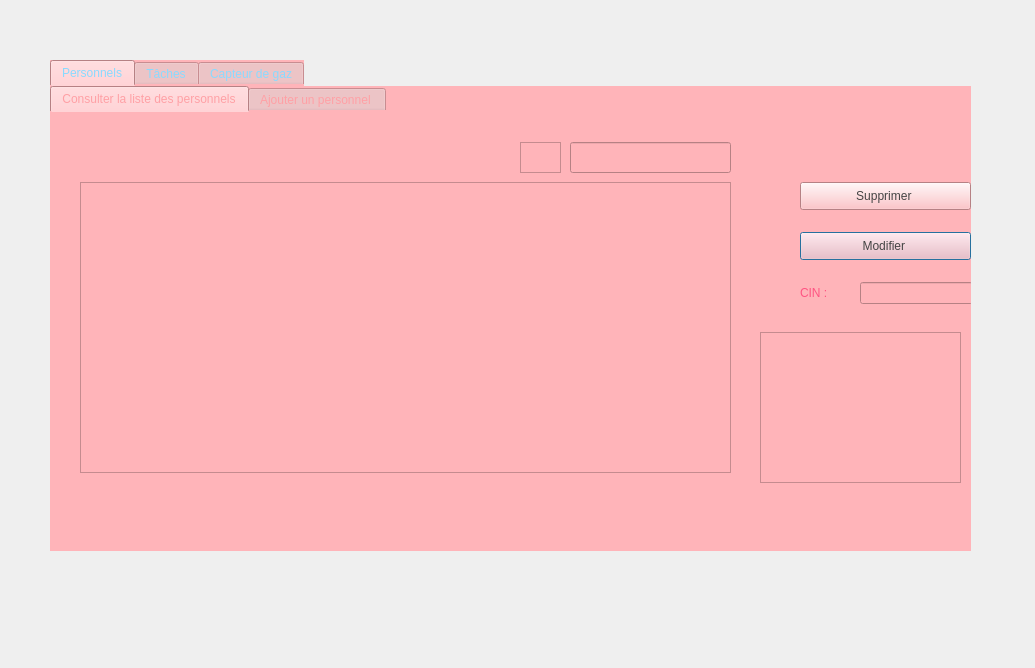
<?xml version="1.0" encoding="UTF-8"?>
<ui version="4.0">
 <class>Dialog</class>
 <widget class="QDialog" name="Dialog">
  <property name="geometry">
   <rect>
    <x>0</x>
    <y>0</y>
    <width>1035</width>
    <height>668</height>
   </rect>
  </property>
  <property name="windowTitle">
   <string>Dialog</string>
  </property>
  <widget class="QTabWidget" name="tabWidget">
   <property name="geometry">
    <rect>
     <x>50</x>
     <y>60</y>
     <width>921</width>
     <height>491</height>
    </rect>
   </property>
   <property name="styleSheet">
    <string notr="true">gridline-color: rgb(115, 248, 255);
color: rgb(137, 218, 255);
background-image: url(:/ressources/drew coffman-unsplash.jpg);
font: 75 10pt &quot;Trebuchet MS&quot;;

border-bottom-color: rgb(132, 235, 235);
background-color: rgb(255, 180, 185);</string>
   </property>
   <property name="currentIndex">
    <number>0</number>
   </property>
   <widget class="QWidget" name="tab">
    <attribute name="title">
     <string>Personnels</string>
    </attribute>
    <widget class="QTabWidget" name="tabWidget_2">
     <property name="geometry">
      <rect>
       <x>0</x>
       <y>0</y>
       <width>931</width>
       <height>521</height>
      </rect>
     </property>
     <property name="styleSheet">
      <string notr="true">color: rgb(255, 160, 165);
</string>
     </property>
     <property name="currentIndex">
      <number>0</number>
     </property>
     <widget class="QWidget" name="tab_3">
      <attribute name="title">
       <string>Consulter la liste des personnels</string>
      </attribute>
      <widget class="QGraphicsView" name="graphicsView">
       <property name="geometry">
        <rect>
         <x>710</x>
         <y>220</y>
         <width>201</width>
         <height>151</height>
        </rect>
       </property>
       <property name="styleSheet">
        <string notr="true">border-image: url(:/ressources/empl.jpg);</string>
       </property>
      </widget>
      <widget class="QPushButton" name="modifierperso">
       <property name="geometry">
        <rect>
         <x>750</x>
         <y>120</y>
         <width>171</width>
         <height>28</height>
        </rect>
       </property>
       <property name="styleSheet">
        <string notr="true">font: 9pt &quot;Snap ITC&quot;;

color: rgb(68, 68, 68);</string>
       </property>
       <property name="text">
        <string>Modifier </string>
       </property>
      </widget>
      <widget class="QPushButton" name="supprimerperso">
       <property name="geometry">
        <rect>
         <x>750</x>
         <y>70</y>
         <width>171</width>
         <height>28</height>
        </rect>
       </property>
       <property name="styleSheet">
        <string notr="true">font: 9pt &quot;Snap ITC&quot;;

color: rgb(68, 68, 68);</string>
       </property>
       <property name="text">
        <string>Supprimer </string>
       </property>
      </widget>
      <widget class="QGraphicsView" name="graphicsView_5">
       <property name="geometry">
        <rect>
         <x>470</x>
         <y>30</y>
         <width>41</width>
         <height>31</height>
        </rect>
       </property>
       <property name="styleSheet">
        <string notr="true">border-image: url(:/ressources/business_management_discovery_search_focus_research-512.png);</string>
       </property>
      </widget>
      <widget class="QLabel" name="label_suppcin">
       <property name="geometry">
        <rect>
         <x>750</x>
         <y>170</y>
         <width>51</width>
         <height>21</height>
        </rect>
       </property>
       <property name="styleSheet">
        <string notr="true">color : rgb(255, 84, 130);
font: 9pt &quot;Snap ITC&quot;;
</string>
       </property>
       <property name="text">
        <string>CIN :</string>
       </property>
      </widget>
      <widget class="QLineEdit" name="lineEdit_supp">
       <property name="geometry">
        <rect>
         <x>810</x>
         <y>170</y>
         <width>113</width>
         <height>22</height>
        </rect>
       </property>
       <property name="styleSheet">
        <string notr="true">color: rgb(74, 74, 74);
font: 9pt &quot;Snap ITC&quot;;</string>
       </property>
       <property name="maxLength">
        <number>8</number>
       </property>
      </widget>
      <widget class="QTableView" name="tablePerso">
       <property name="geometry">
        <rect>
         <x>30</x>
         <y>70</y>
         <width>651</width>
         <height>291</height>
        </rect>
       </property>
       <property name="styleSheet">
        <string notr="true">font: 9pt &quot;Snap ITC&quot;;

color: rgb(68, 68, 68);</string>
       </property>
       <property name="sortingEnabled">
        <bool>true</bool>
       </property>
      </widget>
      <widget class="QLineEdit" name="rechercher">
       <property name="geometry">
        <rect>
         <x>520</x>
         <y>30</y>
         <width>161</width>
         <height>31</height>
        </rect>
       </property>
       <property name="styleSheet">
        <string notr="true">font: 9pt &quot;Snap ITC&quot;;

color: rgb(68, 68, 68);</string>
       </property>
      </widget>
     </widget>
     <widget class="QWidget" name="tab_4">
      <attribute name="title">
       <string>Ajouter un personnel </string>
      </attribute>
      <widget class="QLabel" name="label_Cin">
       <property name="geometry">
        <rect>
         <x>60</x>
         <y>60</y>
         <width>55</width>
         <height>16</height>
        </rect>
       </property>
       <property name="styleSheet">
        <string notr="true">font: 9pt &quot;Snap ITC&quot;;
color: rgb(68, 68, 68);

</string>
       </property>
       <property name="text">
        <string>CIN :</string>
       </property>
      </widget>
      <widget class="QLabel" name="label_nom">
       <property name="geometry">
        <rect>
         <x>60</x>
         <y>100</y>
         <width>55</width>
         <height>21</height>
        </rect>
       </property>
       <property name="styleSheet">
        <string notr="true">font: 9pt &quot;Snap ITC&quot;;
color: rgb(68, 68, 68);
</string>
       </property>
       <property name="text">
        <string>Nom :</string>
       </property>
      </widget>
      <widget class="QLabel" name="label_prenomp">
       <property name="geometry">
        <rect>
         <x>60</x>
         <y>140</y>
         <width>81</width>
         <height>21</height>
        </rect>
       </property>
       <property name="styleSheet">
        <string notr="true">font: 9pt &quot;Snap ITC&quot;;
color: rgb(68, 68, 68);
</string>
       </property>
       <property name="text">
        <string>Prenom :</string>
       </property>
      </widget>
      <widget class="QLabel" name="label_datenp">
       <property name="geometry">
        <rect>
         <x>60</x>
         <y>180</y>
         <width>171</width>
         <height>21</height>
        </rect>
       </property>
       <property name="styleSheet">
        <string notr="true">font: 9pt &quot;Snap ITC&quot;;
color: rgb(68, 68, 68);
</string>
       </property>
       <property name="text">
        <string>Date_de_naissance :</string>
       </property>
      </widget>
      <widget class="QLabel" name="label_tel">
       <property name="geometry">
        <rect>
         <x>60</x>
         <y>230</y>
         <width>51</width>
         <height>16</height>
        </rect>
       </property>
       <property name="styleSheet">
        <string notr="true">font: 9pt &quot;Snap ITC&quot;;
color: rgb(68, 68, 68);
</string>
       </property>
       <property name="text">
        <string>Tel :</string>
       </property>
      </widget>
      <widget class="QLabel" name="label_mail">
       <property name="geometry">
        <rect>
         <x>60</x>
         <y>270</y>
         <width>61</width>
         <height>21</height>
        </rect>
       </property>
       <property name="styleSheet">
        <string notr="true">font: 9pt &quot;Snap ITC&quot;;
color: rgb(68, 68, 68);
</string>
       </property>
       <property name="text">
        <string>Mail :</string>
       </property>
      </widget>
      <widget class="QLabel" name="label_nbmar">
       <property name="geometry">
        <rect>
         <x>60</x>
         <y>310</y>
         <width>141</width>
         <height>21</height>
        </rect>
       </property>
       <property name="styleSheet">
        <string notr="true">font: 9pt &quot;Snap ITC&quot;;
color: rgb(68, 68, 68);
</string>
       </property>
       <property name="text">
        <string>Nb_Mar_Org :</string>
       </property>
      </widget>
      <widget class="QLineEdit" name="lineEdit_prenomp">
       <property name="geometry">
        <rect>
         <x>240</x>
         <y>140</y>
         <width>113</width>
         <height>22</height>
        </rect>
       </property>
       <property name="styleSheet">
        <string notr="true">
font: 8pt &quot;Snap ITC&quot;;

color: rgb(56, 181, 200);</string>
       </property>
      </widget>
      <widget class="QLineEdit" name="lineEdit_datenp">
       <property name="geometry">
        <rect>
         <x>240</x>
         <y>180</y>
         <width>113</width>
         <height>22</height>
        </rect>
       </property>
       <property name="styleSheet">
        <string notr="true">
font: 8pt &quot;Snap ITC&quot;;

color: rgb(56, 181, 200);</string>
       </property>
      </widget>
      <widget class="QLineEdit" name="lineEdit_nomp">
       <property name="geometry">
        <rect>
         <x>240</x>
         <y>100</y>
         <width>113</width>
         <height>22</height>
        </rect>
       </property>
       <property name="styleSheet">
        <string notr="true">
font: 8pt &quot;Snap ITC&quot;;

color: rgb(56, 181, 200);</string>
       </property>
      </widget>
      <widget class="QLineEdit" name="lineEdit_Cin">
       <property name="geometry">
        <rect>
         <x>240</x>
         <y>60</y>
         <width>113</width>
         <height>22</height>
        </rect>
       </property>
       <property name="styleSheet">
        <string notr="true">
font: 8pt &quot;Snap ITC&quot;;

color: rgb(56, 181, 200);

</string>
       </property>
       <property name="maxLength">
        <number>8</number>
       </property>
      </widget>
      <widget class="QLineEdit" name="lineEdit_tel">
       <property name="geometry">
        <rect>
         <x>240</x>
         <y>230</y>
         <width>113</width>
         <height>22</height>
        </rect>
       </property>
       <property name="styleSheet">
        <string notr="true">
font: 8pt &quot;Snap ITC&quot;;

color: rgb(56, 181, 200);</string>
       </property>
       <property name="maxLength">
        <number>8</number>
       </property>
      </widget>
      <widget class="QLineEdit" name="lineEdit_mail">
       <property name="geometry">
        <rect>
         <x>240</x>
         <y>270</y>
         <width>113</width>
         <height>22</height>
        </rect>
       </property>
       <property name="styleSheet">
        <string notr="true">
font: 8pt &quot;Snap ITC&quot;;

color: rgb(56, 181, 200);</string>
       </property>
      </widget>
      <widget class="QLineEdit" name="lineEdit_nbmar">
       <property name="geometry">
        <rect>
         <x>240</x>
         <y>310</y>
         <width>113</width>
         <height>22</height>
        </rect>
       </property>
       <property name="styleSheet">
        <string notr="true">
font: 8pt &quot;Snap ITC&quot;;

color: rgb(56, 181, 200);</string>
       </property>
      </widget>
      <widget class="QPushButton" name="ajouterperso">
       <property name="geometry">
        <rect>
         <x>440</x>
         <y>170</y>
         <width>171</width>
         <height>41</height>
        </rect>
       </property>
       <property name="styleSheet">
        <string notr="true">font: 9pt &quot;Snap ITC&quot;;

color: rgb(68, 68, 68);</string>
       </property>
       <property name="text">
        <string>Confirmer</string>
       </property>
      </widget>
     </widget>
    </widget>
   </widget>
   <widget class="QWidget" name="tab_2">
    <attribute name="title">
     <string>Tâches</string>
    </attribute>
    <widget class="QTabWidget" name="tabWidget_3">
     <property name="geometry">
      <rect>
       <x>0</x>
       <y>0</y>
       <width>931</width>
       <height>521</height>
      </rect>
     </property>
     <property name="styleSheet">
      <string notr="true">color: rgb(255, 160, 165);</string>
     </property>
     <property name="currentIndex">
      <number>0</number>
     </property>
     <widget class="QWidget" name="tab_5">
      <attribute name="title">
       <string>Consulter la liste des tâches </string>
      </attribute>
      <widget class="QPushButton" name="modifierTache">
       <property name="geometry">
        <rect>
         <x>710</x>
         <y>180</y>
         <width>161</width>
         <height>28</height>
        </rect>
       </property>
       <property name="styleSheet">
        <string notr="true">font: 9pt &quot;Snap ITC&quot;;

color: rgb(68, 68, 68);</string>
       </property>
       <property name="text">
        <string>Modifier</string>
       </property>
      </widget>
      <widget class="QPushButton" name="pushButton_10">
       <property name="geometry">
        <rect>
         <x>710</x>
         <y>130</y>
         <width>161</width>
         <height>28</height>
        </rect>
       </property>
       <property name="styleSheet">
        <string notr="true">font: 9pt &quot;Snap ITC&quot;;

color: rgb(68, 68, 68);</string>
       </property>
       <property name="text">
        <string> E-mail</string>
       </property>
      </widget>
      <widget class="QLabel" name="label_suppnomT">
       <property name="geometry">
        <rect>
         <x>710</x>
         <y>280</y>
         <width>61</width>
         <height>31</height>
        </rect>
       </property>
       <property name="styleSheet">
        <string notr="true">color : rgb(255, 84, 130);
font: 9pt &quot;Snap ITC&quot;;</string>
       </property>
       <property name="text">
        <string>NomT :</string>
       </property>
      </widget>
      <widget class="QLineEdit" name="lineEdit_suppmodT">
       <property name="geometry">
        <rect>
         <x>780</x>
         <y>280</y>
         <width>91</width>
         <height>31</height>
        </rect>
       </property>
       <property name="styleSheet">
        <string notr="true">font: 9pt &quot;Snap ITC&quot;;

color: rgb(68, 68, 68);</string>
       </property>
      </widget>
      <widget class="QPushButton" name="supprimertache">
       <property name="geometry">
        <rect>
         <x>710</x>
         <y>240</y>
         <width>161</width>
         <height>28</height>
        </rect>
       </property>
       <property name="styleSheet">
        <string notr="true">font: 9pt &quot;Snap ITC&quot;;

color: rgb(68, 68, 68);</string>
       </property>
       <property name="text">
        <string>Supprimer</string>
       </property>
      </widget>
      <widget class="QTableView" name="tableTache">
       <property name="geometry">
        <rect>
         <x>20</x>
         <y>70</y>
         <width>581</width>
         <height>251</height>
        </rect>
       </property>
       <property name="styleSheet">
        <string notr="true">font: 9pt &quot;Snap ITC&quot;;

color: rgb(68, 68, 68);</string>
       </property>
       <property name="sortingEnabled">
        <bool>true</bool>
       </property>
      </widget>
      <widget class="QPushButton" name="export_excel">
       <property name="geometry">
        <rect>
         <x>710</x>
         <y>80</y>
         <width>161</width>
         <height>28</height>
        </rect>
       </property>
       <property name="styleSheet">
        <string notr="true">font: 9pt &quot;Snap ITC&quot;;

color: rgb(68, 68, 68);</string>
       </property>
       <property name="text">
        <string>export excel</string>
       </property>
      </widget>
     </widget>
     <widget class="QWidget" name="tab_6">
      <attribute name="title">
       <string>Ajouter une tâche</string>
      </attribute>
      <widget class="QLabel" name="label_8">
       <property name="geometry">
        <rect>
         <x>110</x>
         <y>110</y>
         <width>55</width>
         <height>21</height>
        </rect>
       </property>
       <property name="styleSheet">
        <string notr="true">font: 9pt &quot;Snap ITC&quot;;
color: rgb(68, 68, 68);
</string>
       </property>
       <property name="text">
        <string>NomT:</string>
       </property>
      </widget>
      <widget class="QLabel" name="label_9">
       <property name="geometry">
        <rect>
         <x>110</x>
         <y>160</y>
         <width>71</width>
         <height>21</height>
        </rect>
       </property>
       <property name="styleSheet">
        <string notr="true">font: 9pt &quot;Snap ITC&quot;;
color: rgb(68, 68, 68);
</string>
       </property>
       <property name="text">
        <string>EtatT :</string>
       </property>
      </widget>
      <widget class="QLabel" name="label_10">
       <property name="geometry">
        <rect>
         <x>110</x>
         <y>210</y>
         <width>111</width>
         <height>21</height>
        </rect>
       </property>
       <property name="styleSheet">
        <string notr="true">font: 9pt &quot;Snap ITC&quot;;
color: rgb(68, 68, 68);
</string>
       </property>
       <property name="text">
        <string>DateLimiteT :</string>
       </property>
      </widget>
      <widget class="QLineEdit" name="lineEdit_NomTache">
       <property name="geometry">
        <rect>
         <x>230</x>
         <y>110</y>
         <width>113</width>
         <height>22</height>
        </rect>
       </property>
       <property name="styleSheet">
        <string notr="true">

font: 8pt &quot;Snap ITC&quot;;

color: rgb(56, 181, 200);</string>
       </property>
       <property name="text">
        <string/>
       </property>
      </widget>
      <widget class="QLineEdit" name="lineEdit_EtatT">
       <property name="geometry">
        <rect>
         <x>230</x>
         <y>160</y>
         <width>113</width>
         <height>22</height>
        </rect>
       </property>
       <property name="styleSheet">
        <string notr="true">
font: 8pt &quot;Snap ITC&quot;;

color: rgb(56, 181, 200);</string>
       </property>
      </widget>
      <widget class="QLineEdit" name="lineEdit_DateLimite">
       <property name="geometry">
        <rect>
         <x>230</x>
         <y>210</y>
         <width>113</width>
         <height>22</height>
        </rect>
       </property>
       <property name="styleSheet">
        <string notr="true">
font: 8pt &quot;Snap ITC&quot;;

color: rgb(56, 181, 200);
</string>
       </property>
      </widget>
      <widget class="QPushButton" name="ajouter_tache">
       <property name="geometry">
        <rect>
         <x>420</x>
         <y>160</y>
         <width>111</width>
         <height>31</height>
        </rect>
       </property>
       <property name="styleSheet">
        <string notr="true">font: 9pt &quot;Snap ITC&quot;;

color: rgb(68, 68, 68);</string>
       </property>
       <property name="text">
        <string>Confirmer</string>
       </property>
      </widget>
      <widget class="QLabel" name="label_2">
       <property name="geometry">
        <rect>
         <x>110</x>
         <y>260</y>
         <width>71</width>
         <height>21</height>
        </rect>
       </property>
       <property name="styleSheet">
        <string notr="true">font: 9pt &quot;Snap ITC&quot;;
color: rgb(68, 68, 68);</string>
       </property>
       <property name="text">
        <string>IDP :</string>
       </property>
      </widget>
      <widget class="QLineEdit" name="lineEdit_CinPTache">
       <property name="geometry">
        <rect>
         <x>230</x>
         <y>260</y>
         <width>113</width>
         <height>22</height>
        </rect>
       </property>
       <property name="styleSheet">
        <string notr="true">
font: 8pt &quot;Snap ITC&quot;;

color: rgb(56, 181, 200);</string>
       </property>
       <property name="maxLength">
        <number>8</number>
       </property>
      </widget>
     </widget>
    </widget>
   </widget>
   <widget class="QWidget" name="tab_7">
    <attribute name="title">
     <string>Capteur de gaz</string>
    </attribute>
    <widget class="QLabel" name="label">
     <property name="geometry">
      <rect>
       <x>100</x>
       <y>150</y>
       <width>281</width>
       <height>41</height>
      </rect>
     </property>
     <property name="styleSheet">
      <string notr="true">font: 9pt &quot;Snap ITC&quot;;

color: rgb(68, 68, 68);</string>
     </property>
     <property name="text">
      <string>Etat de buzzer et led rouge :</string>
     </property>
    </widget>
    <widget class="QPushButton" name="ON">
     <property name="geometry">
      <rect>
       <x>440</x>
       <y>150</y>
       <width>93</width>
       <height>41</height>
      </rect>
     </property>
     <property name="styleSheet">
      <string notr="true">color: rgb(255, 160, 165);
font: 9pt &quot;Snap ITC&quot;;
</string>
     </property>
     <property name="text">
      <string>ON</string>
     </property>
    </widget>
    <widget class="QPushButton" name="OFF">
     <property name="geometry">
      <rect>
       <x>610</x>
       <y>150</y>
       <width>93</width>
       <height>41</height>
      </rect>
     </property>
     <property name="styleSheet">
      <string notr="true">color: rgb(255, 160, 165);
font: 9pt &quot;Snap ITC&quot;;
</string>
     </property>
     <property name="text">
      <string>OFF</string>
     </property>
    </widget>
   </widget>
  </widget>
 </widget>
 <resources/>
 <connections/>
</ui>
